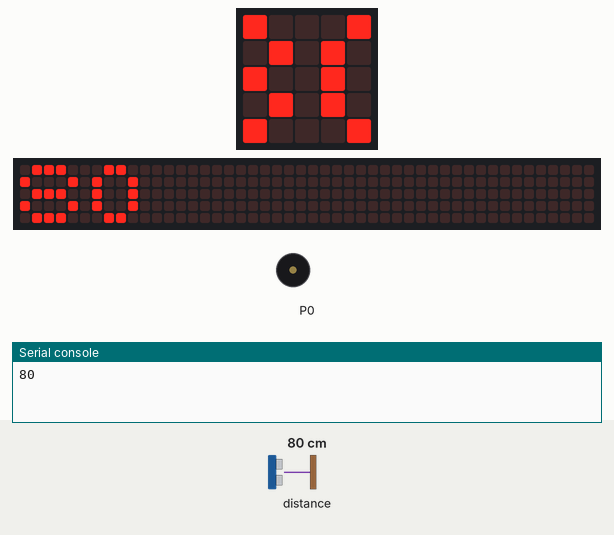
Simulated run of this program. Board: BBC micro:bit (MakeCode). Shown: the board's 5×5 LED display, a strip that is not on the board, showing the scrolling text unrolled, buzzer (waves = sounding), the last lines printed to the serial console. The inputs (shaded band) are chosen by the test bench; at power-on: distance to the obstacle 80 cm. The 48×5 strip is a reading aid, not a part: it shows the text the display is scrolling, unrolled, one strip-width of it at a time.

Above: at 1.28 s.
1.3 s: distance to the obstacle set to 2 cm
At 3.9 s:
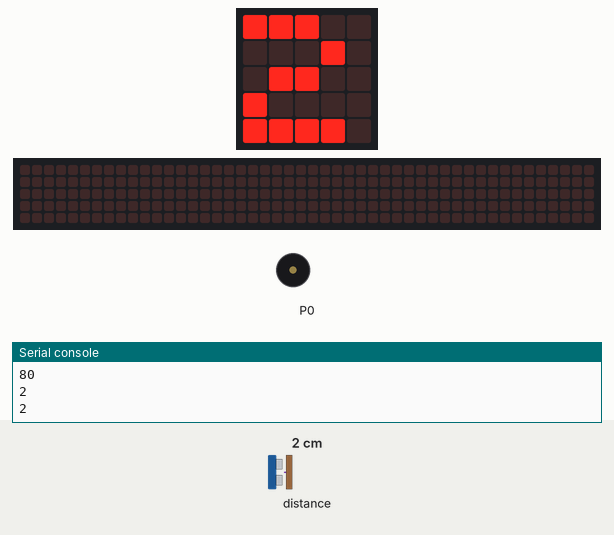
4.2 s: distance to the obstacle set to 9 cm
At 4.85 s:
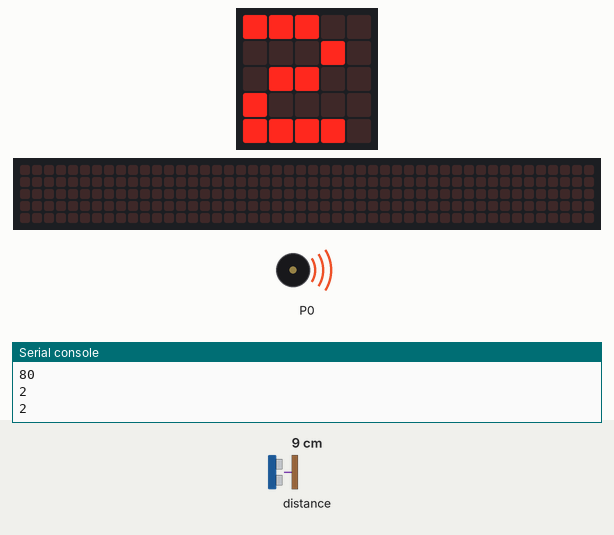
7.6 s: distance to the obstacle set to 4 cm
At 9.0 s:
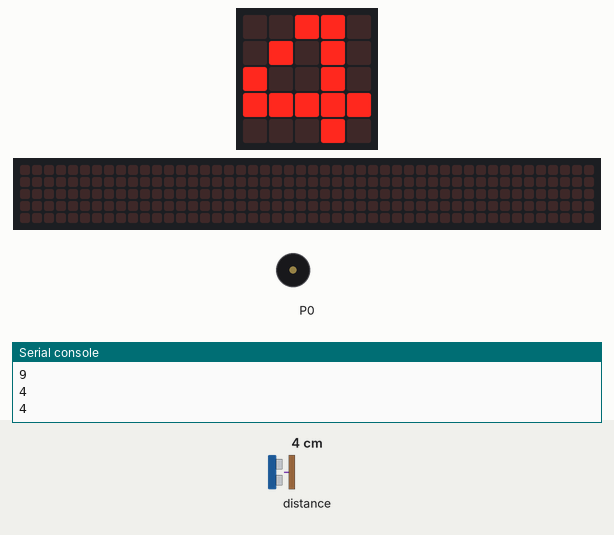
Timing chart, 0 to 10.6 s (numbered marks = the images above; inputs shaded):
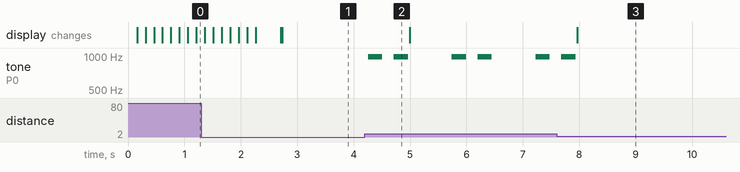

Measured:
- after the input at 1.3 s, tone on P0: stops changing and stays silent
- after the input at 4.2 s, tone on P0: silent → 988 Hz after 0.06 s, then repeats every 1.5 s: silent 0.21 s, 988 Hz 0.25 s, silent 0.78 s, 988 Hz 0.25 s
- after the input at 7.6 s, tone on P0: goes on until 7.9 s, then stays silent; the display: changes after 0.36 s (image 3)

The program:

main.ts
```typescript
music.setVolume(5000)
basic.forever(function () {
    serial.writeLine("" + (sonar.ping(
    DigitalPin.P1,
    DigitalPin.P2,
    PingUnit.Centimeters
    )))
    basic.showNumber(sonar.ping(
    DigitalPin.P1,
    DigitalPin.P2,
    PingUnit.Centimeters
    ))
    if (sonar.ping(
    DigitalPin.P1,
    DigitalPin.P2,
    PingUnit.Centimeters
    ) > 5) {
        music.playTone(988, music.beat(BeatFraction.Half))
        basic.pause(200)
        music.playTone(988, music.beat(BeatFraction.Half))
    }
})
```

test.ts
```typescript
// 在這裡測試；當此封包作為擴充功能時，將不會編譯此內容。
```
